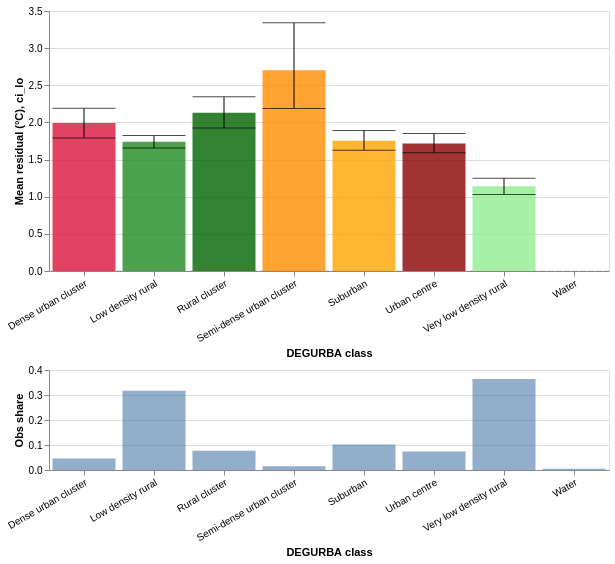

Specify this chart in Vega-Lite:
### Vega-Lite specification from a JSON file in a GitHub repository (floating-point values rounded to 4 significant figures)
{"config": {"view": {"continuousWidth": 300, "continuousHeight": 300}}, "vconcat": [{"layer": [{"data": {"name": "data-a0a55d106695e8d630baff0f16eee66d"}, "mark": {"type": "rule", "color": "grey", "opacity": 0.5, "strokeDash": [4, 4]}, "encoding": {"y": {"field": "y", "type": "quantitative"}}}, {"data": {"name": "data-836fd227cd4aff52f04683ef39d4756a"}, "mark": {"type": "bar", "opacity": 0.8}, "encoding": {"color": {"field": "color", "legend": null, "scale": null, "type": "nominal"}, "tooltip": [{"field": "label", "title": "Class", "type": "nominal"}, {"field": "mean", "format": ".3f", "title": "Mean residual", "type": "quantitative"}, {"field": "ci_lo", "format": ".3f", "title": "CI low", "type": "quantitative"}, {"field": "ci_hi", "format": ".3f", "title": "CI high", "type": "quantitative"}], "x": {"axis": {"labelAngle": -30}, "field": "label", "sort": ["Very low density rural", "Low density rural", "Rural cluster", "Suburban", "Semi-dense urban cluster", "Dense urban cluster", "Urban centre"], "title": "DEGURBA class", "type": "nominal"}, "y": {"field": "mean", "title": "Mean residual (°C)", "type": "quantitative"}}}, {"data": {"name": "data-836fd227cd4aff52f04683ef39d4756a"}, "mark": {"type": "errorbar", "color": "black", "ticks": true}, "encoding": {"x": {"field": "label", "sort": ["Very low density rural", "Low density rural", "Rural cluster", "Suburban", "Semi-dense urban cluster", "Dense urban cluster", "Urban centre"], "type": "nominal"}, "y": {"field": "ci_lo", "type": "quantitative"}, "y2": {"field": "ci_hi"}}}], "height": 260, "width": 560}, {"data": {"name": "data-2a27cd4df9a9af1fdc2390eedcd21f2c"}, "mark": {"type": "bar", "color": "#4C78A8", "opacity": 0.6}, "encoding": {"tooltip": [{"field": "degurba_label", "title": "Class", "type": "nominal"}, {"field": "share", "format": ".1%", "title": "Share", "type": "quantitative"}], "x": {"axis": {"labelAngle": -30}, "field": "degurba_label", "sort": ["Very low density rural", "Low density rural", "Rural cluster", "Suburban", "Semi-dense urban cluster", "Dense urban cluster", "Urban centre"], "title": "DEGURBA class", "type": "nominal"}, "y": {"field": "share", "title": "Obs share", "type": "quantitative"}}, "height": 100, "width": 560}], "resolve": {"scale": {"x": "shared"}}, "spacing": 4, "$schema": "https://vega.github.io/schema/vega-lite/v6.4.1.json", "datasets": {"data-a0a55d106695e8d630baff0f16eee66d": [{"y": 0}], "data-836fd227cd4aff52f04683ef39d4756a": [{"label": "Very low density rural", "mean": 1.14, "ci_lo": 1.03, "ci_hi": 1.248, "color": "#90EE90"}, {"label": "Low density rural", "mean": 1.741, "ci_lo": 1.654, "ci_hi": 1.824, "color": "#228B22"}, {"label": "Rural cluster", "mean": 2.13, "ci_lo": 1.926, "ci_hi": 2.344, "color": "#006400"}, {"label": "Suburban", "mean": 1.754, "ci_lo": 1.626, "ci_hi": 1.892, "color": "#FFA500"}, {"label": "Semi-dense urban cluster", "mean": 2.704, "ci_lo": 2.189, "ci_hi": 3.341, "color": "#FF8C00"}, {"label": "Dense urban cluster", "mean": 1.992, "ci_lo": 1.791, "ci_hi": 2.19, "color": "#DC143C"}, {"label": "Urban centre", "mean": 1.717, "ci_lo": 1.592, "ci_hi": 1.85, "color": "#8B0000"}], "data-2a27cd4df9a9af1fdc2390eedcd21f2c": [{"degurba_label": "Low density rural", "count": 2205318, "share": 0.3169}, {"degurba_label": "Very low density rural", "count": 2532936, "share": 0.364}, {"degurba_label": "Urban centre", "count": 516376, "share": 0.07421}, {"degurba_label": "Semi-dense urban cluster", "count": 102984, "share": 0.0148}, {"degurba_label": "Dense urban cluster", "count": 320232, "share": 0.04602}, {"degurba_label": "Suburban", "count": 712167, "share": 0.1023}, {"degurba_label": "Rural cluster", "count": 537064, "share": 0.07718}, {"degurba_label": "Water", "count": 31337, "share": 0.004503}]}}
